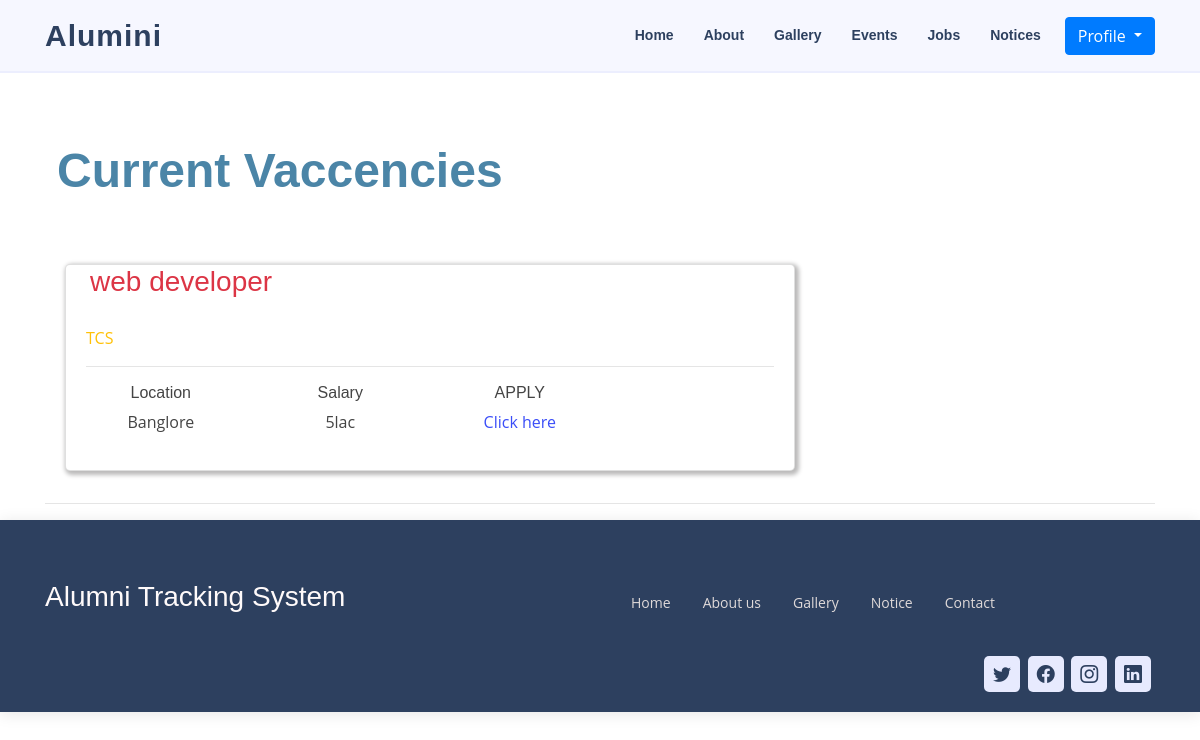
The page /user_panel/user_pages_after_login/All_jobs.php (signed in) on the database its author committed.
### tables this page shows
CREATE TABLE `jobs` (
  `id` int(255) NOT NULL,
  `company` varchar(255) NOT NULL,
  `location` varchar(255) NOT NULL,
  `title` varchar(255) NOT NULL,
  `description` varchar(255) NOT NULL,
  `salary` varchar(255) NOT NULL,
  `updated by` varchar(255) NOT NULL,
  `link` varchar(255) NOT NULL
);

### user_panel/user_pages_after_login/All_jobs.php (the view, shortened to what this page needs)
<?php
require "../../dbcon.php";
?>
<!DOCTYPE html>
<html lang="en" dir="ltr">
<head>
    <link rel="stylesheet" href="https://maxcdn.bootstrapcdn.com/bootstrap/4.4.1/css/bootstrap.min.css">
    <link rel="stylesheet" href="../css/style.css">
<link rel="stylesheet" href="https://cdn.jsdelivr.net/npm/bootstrap-icons@1.3.0/font/bootstrap-icons.css">
    <link href="" rel="stylesheet">
</head>
<body>
    <header id="header" class="fixed-top">
        <div class="container d-flex align-items-center justify-content-between">
            <h1 class="logo"><a href="index.html">Alumini</a></h1>
            <?php
   include("nav2.php");
   ?>
        </div>
    </header>
    <div class="mainadd">
        <div class="container">
            <h1>Current Vaccencies</h1>
            <br>
            <div class="row">
                <?php
                            $query="SELECT * FROM jobs";
                            $result=mysqli_query($db,$query);
                            while ($row=mysqli_fetch_array($result)){
                        ?>
                <div class="col-lg-8 col-md-12 col-sm-12">
                    <div class="card border-gray mb-3" style="width: 100%;  height: auto;">
                        <h3 class=" text-danger ml-4"><?php echo $row['title']; ?></h3>
                        <div class="card-body mb-3">
                            <span class="text-warning"><?php echo $row['company']; ?></span>
                            <hr>
                            <div class="row text-center">
                                <div class="col-lg-3 col-sm-6 col-md-6">
                                    <h6>Location</h6>
                                    <span><?php echo $row['location']; ?></span>
                                </div>
                                <div class="col-lg-3 col-sm-6 col-md-6">
                                    <h6>Salary</h6>
                                    <span><?php echo $row['salary']; ?></span>
                                </div>
                                <div class="col-lg-3 col-sm-6 col-md-6">
                                    <h6>APPLY</h6>
                                    <span> <a href="<?php echo $row['link']; ?>">Click here</a> </span>
                                </div>
                            </div>
                        </div>
                    </div>
                </div>
                <?php
              }
              ?>
            </div>
            <hr>
        </div>
        <footer id="footer">
            <div class="footer-top">
                <div class="container">
                    <div class="row">
                        <div class="col-lg-6 col-md-6 footer-contact">
                            <h3>Alumni Tracking System</h3>
                        </div>
                        <div class="col-lg-6 col-md-6 footer-links">
                            <ul class="d-flex">
                                <li class="p-3"> <a href="#">Home</a></li>
                                <li class="p-3"> <a href="#">About us</a></li>
                                <li class="p-3"> <a href="#">Gallery</a></li>
                                <li class="p-3"> <a href="#">Notice</a></li>
                                <li class="p-3"> <a href="#">Contact</a></li>
                            </ul>
                        </div>
                        <div class="col col-lg-12 justify-content-center">
                            <div class="social-links text-center text-md-right">
                                <a href="#" class="twitter"><i class="bi bi-twitter"></i></a>
                                <a href="#" class="facebook"><i class="bi bi-facebook"></i></a>
                                <a href="#" class="instagram"><i class="bi bi-instagram"></i></a>
                                <a href="#" class="linkedin"><i class="bi bi-linkedin"></i></a>
                            </div>
                        </div>
        </footer>
</body>
</html>

### user_panel/css/style.css (style rules this page uses)
body { font-family: "Open Sans", sans-serif; color: #444444; }
a { color: #3b4ef8; text-decoration: none; }
h1, h2, h3, h4, h5, h6 { font-family: "Krub", sans-serif; }
#header { background: #f6f7ff; border-bottom: 2px solid #eceefe; transition: all 0.5s; z-index: 997; padding: 15px 0; }
#header .logo { font-size: 30px; margin: 0; padding: 0; line-height: 1; font-weight: 600; letter-spacing: 1px; font-family: "Poppins", sans-serif; }
#header .logo a { color: #2d405f; }
#footer { color: #444444; font-size: 14px; background-color: #2d405f; box-shadow: 0px 2px 15px rgba(0, 0, 0, 0.1); }
#footer .footer-top { padding: 60px 0 20px 0; background: #2d405f; color: snow; }
#footer .footer-top .footer-contact { margin-bottom: 30px; }
#footer .footer-top .footer-links { margin-bottom: 30px; }
#footer .footer-top .footer-links ul { list-style: none; padding: 0; margin: 0; }
#footer .footer-top .footer-links ul li { padding: 10px 0; display: flex; align-items: center; }
#footer .footer-top .footer-links ul li:first-child { padding-top: 0; }
#footer .footer-top .footer-links ul a { color: #dfd9d9; transition: 0.3s; display: inline-block; line-height: 1; }
#footer .social-links a { font-size: 18px; display: inline-block; background: #e7eafe; color: #2d405f; line-height: 1; padding: 8px 0; margin-right: 4px; border-radius: 5px; text-align: center; width: 36px; height: 36px; transition: 0.3s; }

### user_panel/user_pages_after_login/All_jobs.php (style rules this page uses)
* { margin: 0; padding: 0; }
.mainadd { padding-top: 130px; }
h1 { color: rgb(75, 133, 167); padding: 12px; font-weight: bold; font-size: 48px; }
.card { margin: 20px; box-shadow: 2px 2px 4px 2px rgb(187, 186, 186); border-radius: 5px; }
.card-body { height: auto; }

### rows shown on the page
jobs: title "web developer", company "TCS", location "Banglore", salary "5lac"
